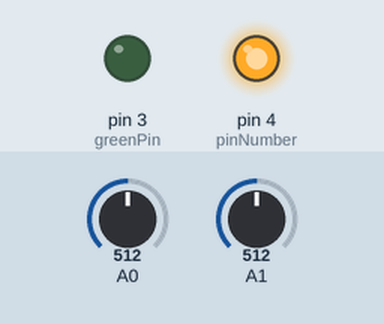
Simulated run of this sketch. Board: Arduino Uno, built with avr-gcc and run on an emulated ATmega328P. On the bench: output pins drawn as LEDs (lit = HIGH). Inputs (shaded band) come from the test bench; at power-on: A0 = 512, A1 = 512. What the sketch prints to the serial monitor is not drawn.

Above: at 1.2 s.
1.3 s: A0 set to 716
At 2.4 s:
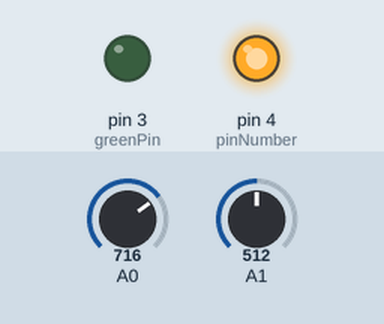
2.8 s: A0 set to 0
At 4.0 s:
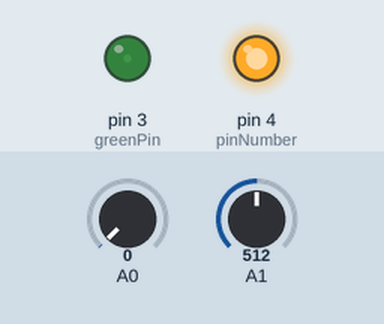
4.3 s: A1 set to 122
At 5.5 s:
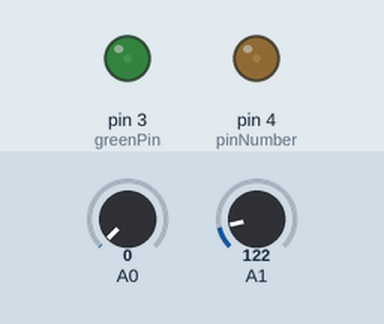
5.8 s: A1 set to 239
7.3 s: A1 set to 265
At 8.2 s:
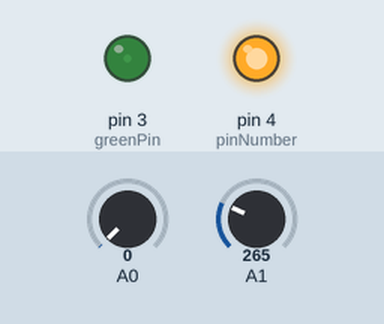
8.8 s: A0 set to 900
At 8.96 s:
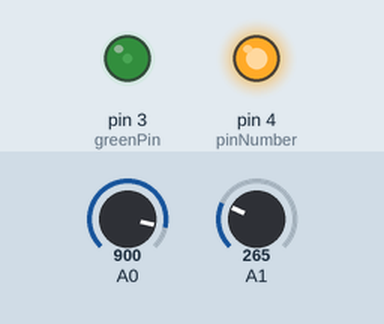
Timing chart, 0 to 11.6 s (numbered marks = the images above; inputs shaded):
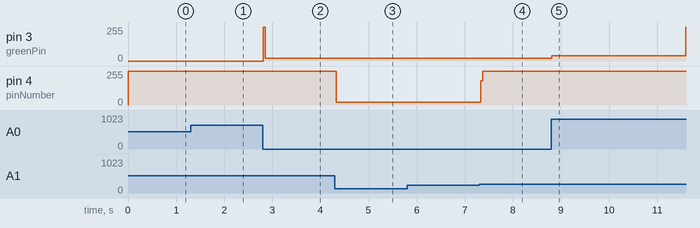

The sketch:

flower_color.ino
```cpp
const int greenPin = 3;       // pin that the LED is attached to
const int pinNumber = 4;


void setup() {
  // initialize serial communications at 9600 bps:
    Serial.begin(9600);
    // declare the led pin as an output:
    pinMode(greenPin, OUTPUT);
    pinMode(pinNumber, OUTPUT);
}

void loop() {
for(int i = 2; i <= 10; i++){

    digitalWrite(i, HIGH);
  }
   int analogValue0 = analogRead(A0);
   int analogValue1 = analogRead(A1);

    int brightness = analogValue0 /10;
    int brightness1 = analogValue1/2;
    analogWrite(greenPin, brightness);   // PWM the LED with the brightness value

    analogWrite(pinNumber, brightness1);
    //tone(pinNumber, frequency);
    Serial.println(brightness);
 }
```

Measured:
- the behaviour switches between 255 and 256 on A1 (found by bisection; images 3 and 4)
- after the input at 1.3 s, pin 3 (greenPin): stays 0/255 (without the input it goes to 51/255 after 1.5 s)
- after the input at 2.8 s, pin 3 (greenPin): 0/255 → 20/255 at once
- after the input at 4.3 s, pin 4 (pinNumber): 255/255 → 22/255 at once
- after the input at 7.3 s, pin 4 (pinNumber): 22/255 → 255/255 at once
- after the input at 8.8 s, pin 3 (greenPin): 20/255 → 41/255 at once, → 255/255 2.8 s later
